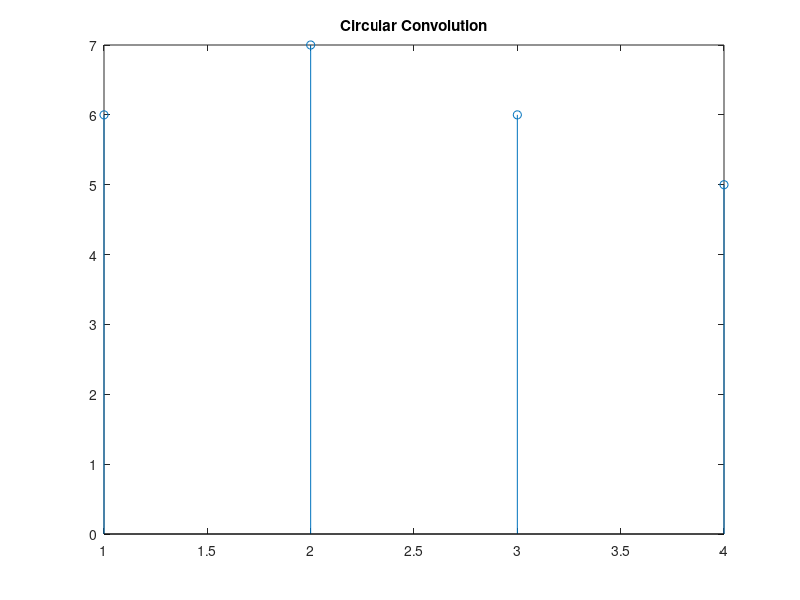

This chart was generated by the following MATLAB code:
%% Question 4

clear all;
close all;
clc;

a = [1 2 0 1];
b = [2 2 1 1];

d = dftmtx(4);

h = (a*d).*(b*d)

ans = ifft(h,4)

stem(ans),title('Circular Convolution');